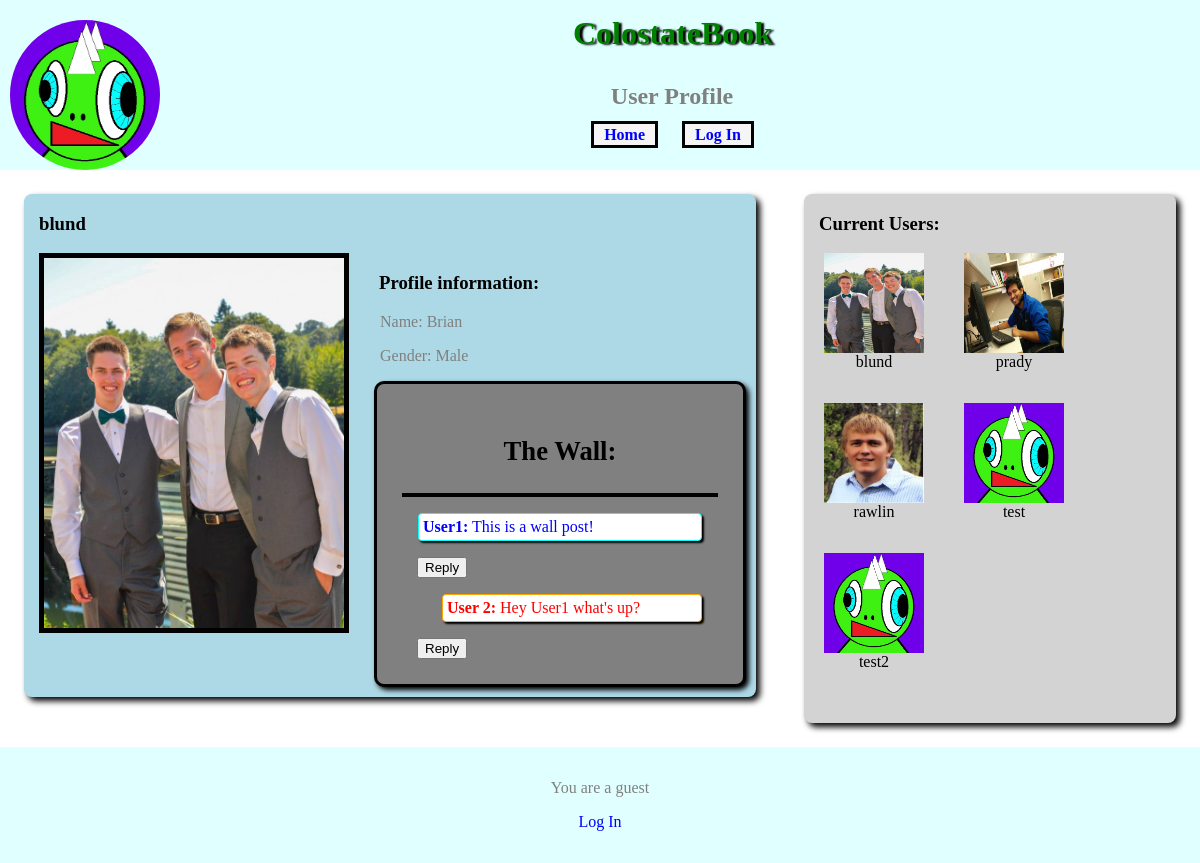
Screenshot of /profile.php?uname=blund with the database file from the repository.
### tables this page shows
CREATE TABLE users (username varchar(255) unique primary key, password varchar(255), name varchar(255), gender varchar(6), phone varchar(20), email varchar(255), admin boolean, pictureLocation varchar(255) , bio varchar(255));

### helpers.php (called while the page is built, shortened)
<?php
function makeNewUser($uname, $pass, $name, $sex, $number, $mail, $privileges, $picture, $friends, $pending, $bio) {
	$u = new User();
	$u->username = $uname;
	$u->passwd  = $pass;
	$u->name  = $name;
	$u->gender = $sex;
	$u->phone  = $number;
	$u->email  = $mail;
	$u->admin  = $privileges;
	$u->pic = $picture;
	$u->friends = $friends;
	$u->pending = $pending;
	$u->bio = $bio;
	return $u;
}
function readUsers() {
	$q = new Querries();
	$db = $q->getDB();
	$array = $db->query($q->GET_ALL_USER_NAMES);
	$retVal=array();
  	while($res = $array->fetchArray())
	{
		$user = getUser($res["username"]);
        	array_push($retVal, $user);
        }
	return $retVal;
}
function getUser($uname) {
	$q = new Querries();
	$db = $q->getDB();
	$array = $db->query(sprintf($q->GET_USER, $uname));
	$res = $array->fetchArray();
  	$user = makeNewUser($res["username"],$res["password"],$res["name"],$res["gender"],$res["phone"],$res["email"],$res["admin"],$res["pictureLocation"], array(), array(), $res["bio"]);
	$user->friends = getFriends($uname);
	$user->pending = getRequests($uname);
	return $user;
}
function getUserSummary($username) {
	return getUser($username)->bio;
}
function getFriends($uname){
	if($uname == 'guest') return array();
	$q = new Querries();
	$db = $q->getDB();
	$array = $db->query(sprintf($q->GET_USER_FRIENDS, $uname));
	$friends=array();
	while($res = $array->fetchArray())
	{
		$user = $res["friend"];
		array_push($friends,$user);
	}
	return $friends;
}
function getRequestUsers($uname){
	$q = new Querries();
	$db = $q->getDB();
	$array = $db->query(sprintf($q->GET_PENDING_REQUESTS, $uname));
	$requests=array();
	return $requests;
}
function getRequests($uname)
{
	$requests = array();
	foreach(getRequestUsers($uname) as $usr){
		$requests[$usr->username]=$usr->username;
	}
	return $requests;
}
function isPendingUser($username) {
	$q= new Querries();
	$db = $q->getDB();
	$res = $db->query(sprintf($q->IS_PENDING_USER, $username));
	if(!($res instanceof Sqlite3Result))
	{
		return false;
	}
	else {
		$array = $res->fetchArray();
		if ($array) {
			return true;
		}
		else {
			return false;
		}
	}
}
?>

### profile.php (the view, shortened to what this page needs)
<?php
$pageTitle = 'User Profile';
include 'header.php';
include 'nav.php';
$uname = "";
if (isset($_GET['uname'])) {
	$uname = $_GET['uname'];
}
$user = getUser($uname);
$userSummary = getUserSummary($uname);
?>
<?php if (!is_null($user)) {?>
<div class="wrapper">
	<div class="left">
<?php
echo "<h3>$uname</h3>";
 ?>
<img class="prof_pic" src="<?php echo $user->pic; ?>" alt="Photo of <?php echo $user->name?>" />
<div id="profile_info">
	<h3>Profile information:</h3>
	<p>Name: <?php echo ' ' . $user->name ?></p>
	<p>Gender: <?php echo ' ' . $user->gender ?></p>
<div id="wall">
	<h3>The Wall:</h3>
	<div class="wallPost">
		<p id="comment"><b>User1:</b> This is a wall post!</p>
			<form method="post" action="<?php echo htmlspecialchars($_SERVER['PHP_SELF']) . "?uname=$uname"; ?>">
				<input type="submit" value="Reply" />
			</form>
		<p id="reply"><b>User 2:</b> Hey User1 what's up?</p>
			<form method="post" action="<?php echo htmlspecialchars($_SERVER['PHP_SELF']) . "?uname=$uname"; ?>">
				<input type="submit" value="Reply" />
			</form>
	</div>
</div>
</div>
</div>
<?php include 'userList.php'; ?>
</div>
<?php } else {
	?>
	<p>ERROR: No user profile was specified.</p>
<?php } ?>
<?php include 'footer.php'; ?>

### header.php (shortened to what this page needs)
<?php
include 'helpers.php';
?>
<?php  echo '<!DOCTYPE html PUBLIC "-//W3C//DTD XHTML 1.0 Transitional//EN"
"http://www.w3.org/TR/xhtml1/DTD/xhtml1-transitional.dtd">' ?>
<html xmlns="http://www.w3.org/1999/xhtml" xml:lang="en" lang="en">
<head>
   <link href="style.css" rel="stylesheet" type="text/css" />
</head>
<body>
<div id="header">
<a href='home.php'><img src='images/default.jpg' alt='logo'/></a>
<a href='home.php'><h1>ColostateBook</h1></a>
<?php echo "<div id='pageHead'><h2> $pageTitle</h2></div>"; ?>

### nav.php (shortened to what this page needs)
<div id="navs">
	<a href="home.php"><span class="navitem">Home</span></a>
	<?php $status= ($_SESSION["username"]=="guest") ? "Log In" : "Log Out"; ?>
	<a href="login.php"><span class="navitem"><?php echo $status?></span></a>
</div>
</div>

### userList.php (shortened to what this page needs)
<div class="users">
	<div id="friends">
	<h3>Current Users:</h3>
	<?php
	$users = readUsers();
	foreach($users as $u){
		if (!isPendingUser($u->username)) {
		$uname = $u->username;
		$picture = $u->pic;
		if(!in_array($u->username, getFriends($_SESSION['username']))){?>
		<div class="user">
			<?php echo '<a href="profile.php?uname='.$uname.'"><img class="thumbnails" src="'.$picture.'" alt="user1" /></a>'; ?>
			<?php echo $uname ?>
		</div>
	<?php
	}
	}
	}
	?>
	</div>
</div>

### footer.php
<div id="footer">
	<?php if ($_SESSION['username'] != "guest") {?>
	<p>Logged in as: <a href='profile.php?uname=<?php echo $_SESSION['username']?>'>
	<?php echo $_SESSION['username']?></a></p>
	<?php } else { ?>
	<p>You are a guest</p>
	<?php } ?>
	<?php
	if($_SESSION['username'] == "guest"){
		echo "<p><a href='login.php'>Log In</a></p>";
	}
	else{
		echo "<p><a href='login.php'>Log Out</a></p>";
	}
	?>
</div>
</body>
</html>

### style.css (style rules this page uses)
form { margin-left:15px; }
a { text-decoration: none; }
h1 { margin:15px; text-align: center; color:green; vertical-align:center; text-shadow: 3px 1px 2px black; }
#header img { width:150px; height:150px; float:left; margin-left: 10px; margin-top: 5px; border-radius: 150px; -webkit-border-radius: 150px; -moz-border-radius: 150px; }
h3 { margin-left:15px; }
p { margin:1em; color:grey; }
h2 { margin:0px; }
html { min-height:530px; }
body { padding:0px; margin:0px; width:100%; height:100%; font-family:Times; }
img.thumbnails { width: 100px; height: 100px; margin-left: auto; margin-right:auto; display:block; }
.user { width: 140px; height: 150px; text-align: center; float:left; overflow:auto; }
img.prof_pic { width:300px; float: left; display: block; margin-left: 15px; margin-right:15px; margin-bottom:15px; border: solid 5px; }
.wrapper { width:100%; height:70%; }
.left { width:61%; margin:2%; background-color:lightblue; float: left; overflow: auto; border-radius: 8px; box-shadow: 4px 4px 6px; }
.users { width:31%; margin:2%; padding-bottom:20px; background-color:lightgrey; float:left; overflow: auto; border-radius: 8px; box-shadow: 4px 4px 6px; }
#header { min-height:20px; background-color: lightcyan; height:20%; overflow:hidden; }
#footer { background-color:lightcyan; text-align:center; height:10%; clear:both; color:grey; padding:1em; }
#pageHead { text-align:center; padding:1em; color:grey; }
.navitem { width:150px; padding-left:10px; padding-right:10px; padding-top:0.1em; padding-bottom:0.1em; text-align:center; background-color:whitesmoke; border:3px solid black; margin:10px; margin-top:-50px; font-weight:bold; font-size:16px; position: relative; top:-15px; }
#navs { margin:15px; margin-bottom:0px; text-align:center; }
#navs a:link { color: blue; }
a:link { color: blue; }
#profile_info { overflow: auto; }
#friends { width: 100%; float:left; }
#wall { margin: 10px; border: 3px solid black; background-color: grey; padding: 25px; border-radius: 10px; box-shadow: 3px 3px 5px; }
#wall h3 { margin-left: 0px; font-size: 20pt; text-align: center; }
.wallPost { border-top: 4px solid black; overflow: auto; }
#comment { background-color: white; color: blue; border: 1px solid cyan; border-radius: 4px; box-shadow: 2px 2px 2px 0px black; padding: 4px; }
#reply { color: red; margin-left: 40px; background-color: white; border: 1px solid orange; border-radius: 4px; box-shadow: 2px 2px 2px 0px black; padding: 4px; }

### rows the page displays
users: username "blund", pictureLocation (picture), name "Brian", gender "Male", uname "blund"
users: pictureLocation (picture), uname "prady"
users: pictureLocation (picture), uname "rawlin"
users: pictureLocation (placeholder picture), uname "test"
users: pictureLocation (placeholder picture), uname "test2"

### other values shown
$pageTitle "User Profile"
$status "Log In"
